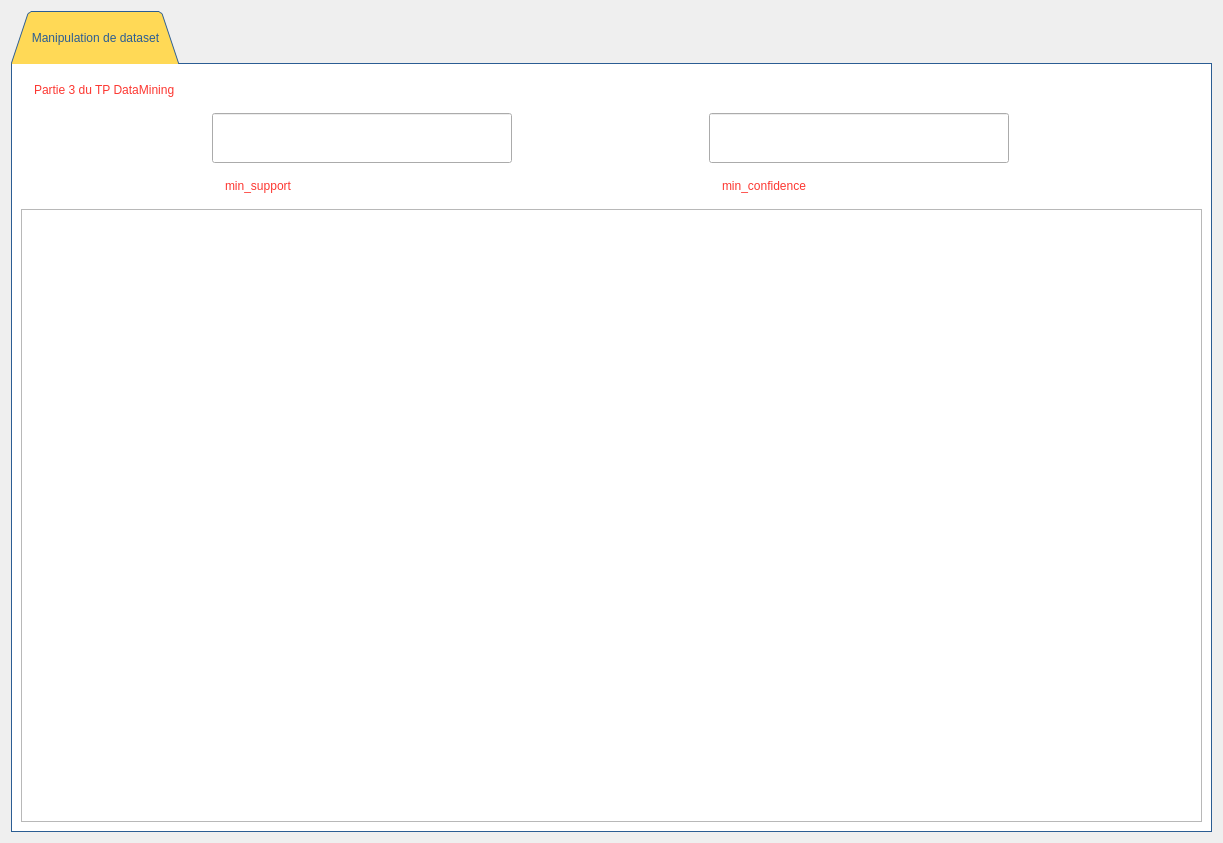
<?xml version="1.0" encoding="UTF-8"?>
<ui version="4.0">
 <class>Form</class>
 <widget class="QWidget" name="Form">
  <property name="windowModality">
   <enum>Qt::NonModal</enum>
  </property>
  <property name="geometry">
   <rect>
    <x>0</x>
    <y>0</y>
    <width>1223</width>
    <height>843</height>
   </rect>
  </property>
  <property name="windowTitle">
   <string>Data Mining Project Part 1</string>
  </property>
  <property name="styleSheet">
   <string notr="true"/>
  </property>
  <layout class="QGridLayout" name="gridLayout_3">
   <item row="0" column="0">
    <layout class="QGridLayout" name="gridLayout_2">
     <item row="0" column="0">
      <widget class="QTabWidget" name="tabWidget">
       <property name="styleSheet">
        <string notr="true">QTabWidget::pane {
  border: 1px solid rgb(43, 93, 147);
  top:-1px; 
  background: white;
} 

QTabBar::tab {
  background: rgb(255, 217, 86); 
  decoration:none;
  border: 5px dashed rgb(255, 217, 86); 
  padding: 15px;
  color:rgb(43, 93, 147);
} 

QTabBar::tab:selected { 
  background: rgb(255, 217, 86); 
  margin-bottom: -1px; 
}
QLabel{
	color:rgb(252, 55, 49);
font: 87 28pt &quot;Aileron Heavy&quot;;
padding:10px;
}

</string>
       </property>
       <property name="tabShape">
        <enum>QTabWidget::Triangular</enum>
       </property>
       <property name="currentIndex">
        <number>0</number>
       </property>
       <property name="documentMode">
        <bool>false</bool>
       </property>
       <property name="tabsClosable">
        <bool>false</bool>
       </property>
       <property name="movable">
        <bool>true</bool>
       </property>
       <property name="tabBarAutoHide">
        <bool>false</bool>
       </property>
       <widget class="QWidget" name="tab">
        <attribute name="title">
         <string>Manipulation de dataset</string>
        </attribute>
        <layout class="QHBoxLayout" name="horizontalLayout_2">
         <item>
          <layout class="QVBoxLayout" name="verticalLayout">
           <item>
            <widget class="QLabel" name="label">
             <property name="text">
              <string>Partie 3 du TP DataMining</string>
             </property>
            </widget>
           </item>
           <item>
            <layout class="QHBoxLayout" name="horizontalLayout_3">
             <item>
              <layout class="QVBoxLayout" name="verticalLayout_3">
               <item>
                <widget class="QLineEdit" name="lineEdit_2">
                 <property name="minimumSize">
                  <size>
                   <width>100</width>
                   <height>50</height>
                  </size>
                 </property>
                 <property name="maximumSize">
                  <size>
                   <width>300</width>
                   <height>50</height>
                  </size>
                 </property>
                </widget>
               </item>
               <item>
                <widget class="QLabel" name="label_3">
                 <property name="minimumSize">
                  <size>
                   <width>100</width>
                   <height>0</height>
                  </size>
                 </property>
                 <property name="maximumSize">
                  <size>
                   <width>300</width>
                   <height>16777215</height>
                  </size>
                 </property>
                 <property name="styleSheet">
                  <string notr="true">font: 16pt &quot;MS Shell Dlg 2&quot;;</string>
                 </property>
                 <property name="text">
                  <string>min_support</string>
                 </property>
                </widget>
               </item>
              </layout>
             </item>
             <item>
              <layout class="QVBoxLayout" name="verticalLayout_2">
               <item>
                <widget class="QLineEdit" name="lineEdit">
                 <property name="minimumSize">
                  <size>
                   <width>100</width>
                   <height>50</height>
                  </size>
                 </property>
                 <property name="maximumSize">
                  <size>
                   <width>300</width>
                   <height>50</height>
                  </size>
                 </property>
                </widget>
               </item>
               <item>
                <widget class="QLabel" name="label_2">
                 <property name="minimumSize">
                  <size>
                   <width>100</width>
                   <height>0</height>
                  </size>
                 </property>
                 <property name="maximumSize">
                  <size>
                   <width>300</width>
                   <height>16777215</height>
                  </size>
                 </property>
                 <property name="styleSheet">
                  <string notr="true">font: 16pt &quot;MS Shell Dlg 2&quot;;</string>
                 </property>
                 <property name="text">
                  <string>min_confidence</string>
                 </property>
                </widget>
               </item>
              </layout>
             </item>
            </layout>
           </item>
           <item>
            <widget class="QTableView" name="tableView"/>
           </item>
          </layout>
         </item>
        </layout>
       </widget>
      </widget>
     </item>
    </layout>
   </item>
  </layout>
 </widget>
 <resources>
  <include location="res.qrc"/>
 </resources>
 <connections/>
</ui>
